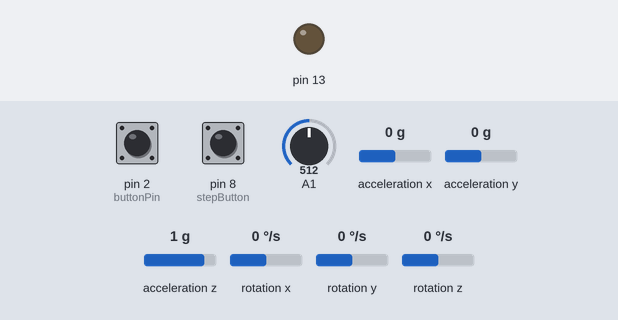
Recording of a sketch running on a simulated Arduino Uno, built with avr-gcc and run on an emulated ATmega328P. On the bench: output pins drawn as LEDs (lit = HIGH). The inputs (shaded band) are chosen by the test bench; at power-on: pin 2 (buttonPin) HIGH, pin 8 (stepButton) HIGH, A1 = 512, acceleration x 0 g, acceleration y 0 g, acceleration z 1 g, rotation x 0 °/s, rotation y 0 °/s, rotation z 0 °/s. What the sketch prints to the serial monitor is not drawn.

Above: at 1.2 s.
1.3 s: pin 2 (buttonPin) pulled LOW for 0.15 s
At 2.1 s:
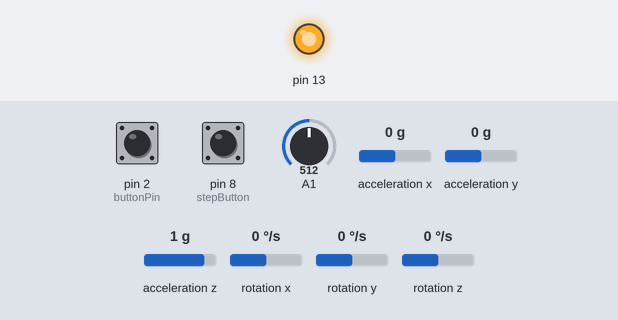
10.0 s: pin 2 (buttonPin) pulled LOW for 1 s
At 11.0 s:
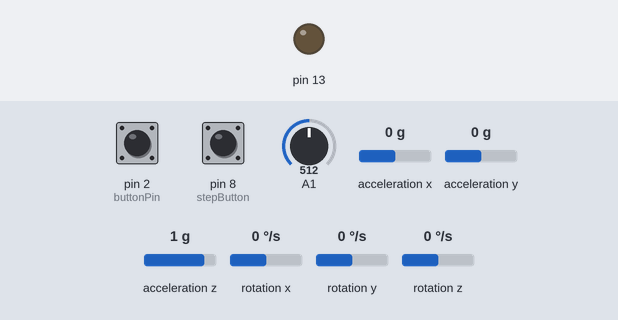
Timing chart, 0 to 13.0 s (numbered marks = the images above; inputs shaded):
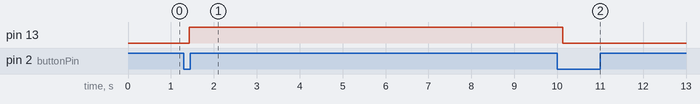

The sketch:

assign9.ino
```cpp
#include <SparkFun_MMA8452Q.h>
#include <Wire.h> // Must include Wire library for I2C


MMA8452Q accel;
int sleepMode = LOW;
int sleepLight = 13;
int buttonPin = 2;
int buttonState;
int lastButtonState = HIGH;
unsigned long lastDebounceTime = 0;
unsigned long debounceDelay = 50;
unsigned long timeAsleep = 0;
unsigned long timeOfSleepModeChangeToHigh = 0;
int motionDetected = LOW;
int stepButton = 8;
int stepCount = 0;

const int filter_tcounts = 7;
float temperatures[filter_tcounts];
int tcount = 0;
float avgTemp = 0;

bool zLastTimeBelowThreshold = true;

/*protocol:
   0x21 '!' magic number
   0x30 debug string
   0x31 error string
   0x32 temp sensor reading float
   0x33 int step counts from accelerometer
   0x34 unsigned long time spent asleep
   0x35 millis() total time program running
   0x36 accelerometer values
*/

void setup() {
  // put your setup code here, to run once:
  Serial.begin(9600);
  pinMode(buttonPin, INPUT_PULLUP);
  pinMode(stepButton, INPUT_PULLUP);
  pinMode(13, OUTPUT);
  analogReference(DEFAULT);
  pinMode(A1, INPUT);
  Serial.println("hi");
  accel.init();
  Serial.println("yo");
}


void loop() {
  // put your main code here, to run repeatedly:
  checkStepButton();
  checkSleepButton();
  digitalWrite(13, sleepMode);
  detectMotion();
  timeUpdate();
  readTemp();
  sendDebug("Debug string");
  errorString();
  sendTemp();
  sendAcc();
  sendSteps();
  sendTimeAsleep();
  sendTotalTime();
}

void sendTotalTime() {
  Serial.write(0x21);
  Serial.write(0x35);
  Serial.write(millis() >> 24);  //Sends first byte
  Serial.write(millis() >> 16);  //second byte
  Serial.write(millis() >> 8);   //third byte
  Serial.write(millis());        //fourth byte
}

void sendTimeAsleep() {
  Serial.write(0x21);
  Serial.write(0x34);
  Serial.write(timeAsleep >> 24);  //Sends first byte
  Serial.write(timeAsleep >> 16);  //second byte
  Serial.write(timeAsleep >> 8);   //third byte
  Serial.write(timeAsleep);        //fourth byte
}

void sendSteps() {
  Serial.write(0x21);
  Serial.write(0x33);
  Serial.write(stepCount >> 8);
  Serial.write(stepCount);
}

void sendTemp() {
  Serial.write(0x21);
  Serial.write(0x32);
  float t1 = avgTemp;
  unsigned long rawBits;
  rawBits = *(unsigned long *) &t1; //rawbits is the float temp converted to long
  Serial.write(rawBits >> 24);  //Sends first byte
  Serial.write(rawBits >> 16);  //second byte
  Serial.write(rawBits >> 8);   //third byte
  Serial.write(rawBits);        //fourth byte
}

void errorString() { //ERROR STRING 0x31
  if (avgTemp > 20) {
    Serial.write(0x21);
    Serial.write(0x31);
    char a[] = "Error String";
    int length = strlen(a);
    Serial.write(length >> 8); //Sends the first byte of length
    Serial.write(length);      //Sends the second byte of length
    Serial.write(a); //Sends chars
  }
}

void sendDebug(char a []) {
  Serial.write(0x21);
  Serial.write(0x30);
  int length = strlen(a);
  Serial.write(length >> 8); //Sends the first byte of length
  Serial.write(length);      //Sends the second byte of length
  Serial.write(a); //Sends chars
}

//reads temperature and filters it to receive an average temperature
void readTemp() {
  float temp = ((((float)analogRead(A1) / 1024 * 5) - 0.75) * 100) + 25;
  temperatures[tcount % filter_tcounts] = temp;
  tcount += 1;
  avgTemp = 0;
  for (int i = 0; i < filter_tcounts; ++i) {
    avgTemp += temperatures[i];
  }
  avgTemp = avgTemp / (float)filter_tcounts;
}

void sendAcc() {
  Serial.write(0x21);
  Serial.write(0x36);
  float x1 = accel.cx;
  float y1 = accel.cy;
  float z1 = accel.cz;
  unsigned long xRawBits;
  xRawBits = *(unsigned long *) &x1; //rawbits is the float temp converted to long
  Serial.write(xRawBits >> 24);  //Sends first byte
  Serial.write(xRawBits >> 16);  //second byte
  Serial.write(xRawBits >> 8);   //third byte
  Serial.write(xRawBits);        //fourth byte
  unsigned long yRawBits;
  yRawBits = *(unsigned long *) &y1; //rawbits is the float temp converted to long
  Serial.write(yRawBits >> 24);  //Sends first byte
  Serial.write(yRawBits >> 16);  //second byte
  Serial.write(yRawBits >> 8);   //third byte
  Serial.write(yRawBits);        //fourth byte
  unsigned long zRawBits;
  zRawBits = *(unsigned long *) &z1; //rawbits is the float temp converted to long
  Serial.write(zRawBits >> 24);  //Sends first byte
  Serial.write(zRawBits >> 16);  //second byte
  Serial.write(zRawBits >> 8);   //third byte
  Serial.write(zRawBits);        //fourth byte
}

// a step is a accel z value going above the threshold and
// then later going below the threshold
//delta timing is added so that 1 step wont be perceived as
//  multiple steps
void pedometer() {
  if (zLastTimeBelowThreshold) {
    if (accel.cz > 1.7) {
      zLastTimeBelowThreshold = false;
    } else {
      zLastTimeBelowThreshold = true;
    }
  } else {
    if (accel.cz <= 1.7) {
      stepCount += 1;
      zLastTimeBelowThreshold = true;
    }
  }
}

//checks if button is pressed to set stepcount to zero
void checkStepButton() {
  if (digitalRead(stepButton) == LOW) {
    stepCount = 0;
    Serial.write(0x21);
    Serial.write(0x37);
    Serial.write(millis() >> 24);  //Sends first byte
    Serial.write(millis() >> 16);  //second byte
    Serial.write(millis() >> 8);   //third byte
    Serial.write(millis());        //fourth byte
  }
}

//accelerometer code, detects if there is motion depending on ur orientation
void detectMotion() {
  if (accel.available()) {
    accel.read();
    //    printCalculatedAccels();
    byte pl = accel.readPL();
    if (sleepMode == HIGH) {
      switch (pl) {
        case PORTRAIT_U:
          //          Serial.print("Portrait Up");
          if ((accel.cy > -1.4 && accel.cy < -0.6) && (accel.cx < 0.4 && accel.cx > -0.4) && (accel.cz < 0.4 && accel.cz > -0.4)) {
            motionDetected = LOW;
          } else {
            //            Serial.println("motion detected");
            motionDetected = HIGH;
          }
          break;
        case PORTRAIT_D:
          //          Serial.print("Portrait Down");
          if ((accel.cy < 1.4 && accel.cy > 0.6) && (accel.cx < 0.4 && accel.cx > -0.4) && (accel.cz < 0.4 && accel.cz > -0.4)) {
            motionDetected = LOW;
          } else {
            //            Serial.println("motion detected");
            motionDetected = HIGH;
          }
          break;
        case LANDSCAPE_R:
          //          Serial.print("Landscape Right");
          if ((accel.cx < 1.4 && accel.cx > 0.6) && (accel.cy < 0.4 && accel.cy > -0.4) && (accel.cz < 0.4 && accel.cz > -0.4)) {
            motionDetected = LOW;
          } else {
            //            Serial.println("motion detected");
            motionDetected = HIGH;
          }
          break;
        case LANDSCAPE_L:
          //          Serial.print("Landscape Left");
          if ((accel.cx > -1.4 && accel.cx < -0.6) && (accel.cy < 0.4 && accel.cy > -0.4) && (accel.cz < 0.4 && accel.cz > -0.4)) {
            motionDetected = LOW;
          } else {
            //            Serial.println("motion detected");
            motionDetected = HIGH;
          }
          break;
        case LOCKOUT:
          //          Serial.print("Flat");
          if ((accel.cz < 1.4 && accel.cz > 0.6) && (accel.cx < 0.4 && accel.cx > -0.4) && (accel.cy < 0.4 && accel.cy > -0.4)) {
            motionDetected = LOW;
          } else {
            //            Serial.println("motion detected");
            motionDetected = HIGH;
          }
          break;
      }
    } else {
      pedometer();
    }
    //    Serial.println();
  }
}


void timeUpdate() {
  if (sleepMode == HIGH && motionDetected == LOW) {
    timeAsleep = millis() - timeOfSleepModeChangeToHigh;
  }
  if (motionDetected == HIGH) {
    //    Serial.println("NOT ASLEEP");
  }
  //  Serial.print("Time update: ");
  //  Serial.print(timeAsleep);
  //  Serial.println();
  //  Serial.println(timeAsleep);
}

void printCalculatedAccels() {
  float x = accel.cx;
  float y = accel.cy;
  float z = accel.cz;
  Serial.print(x);
  Serial.print(",");
  Serial.print(y);
  Serial.print(",");
  Serial.print(z);
  Serial.print(",");
}

void checkSleepButton() {
  // read the state of the button on or off? 1 is off 0 is on
  int reading = digitalRead(buttonPin);

  // if the reading is not the same as last time
  if (reading != lastButtonState) {
    // reset the debouncing timer
    lastDebounceTime = millis();
  }
  if ((millis() - lastDebounceTime) > debounceDelay) {

    //if button state has changed
    if (reading != buttonState) {

      //button state will now but what is read
      buttonState = reading;

      //if buttonstate/reading is low(was pressed)
      if (buttonState == LOW) {
        sleepMode = !sleepMode;
        timeAsleep = 0;
        if (sleepMode == HIGH) {
          timeOfSleepModeChangeToHigh = millis();
        }
      }
    }
  }
  lastButtonState = reading;

}
```

Measured:
- after the input at 1.3 s, pin 13: LOW → HIGH after 0.13 s
- after the input at 10.0 s, pin 13: HIGH → LOW after 0.12 s
